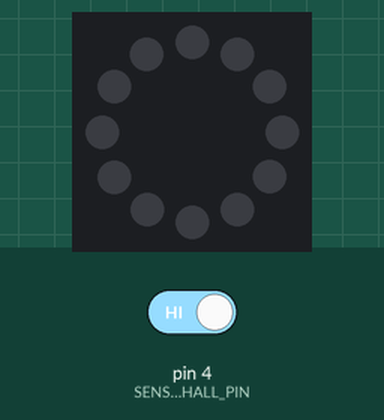
Recording of a sketch running on a simulated Arduino Uno, built with avr-gcc and run on an emulated ATmega328P. On the bench: 12 RGB LEDs in a ring, first at the top, clockwise. Inputs (shaded band) come from the test bench; at power-on: pin 4 (SENSOR_HALL_PIN) HIGH. Dim RGB values are drawn brighter than linear; random numbers use the default seed unless the sketch sets one.

Above: at 1.2 s.
1.3 s: pin 4 (SENSOR_HALL_PIN) driven LOW
At 5.4 s:
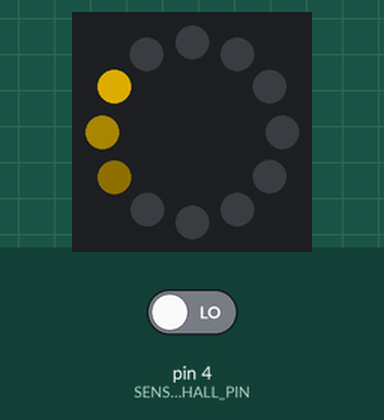
At 7.4 s:
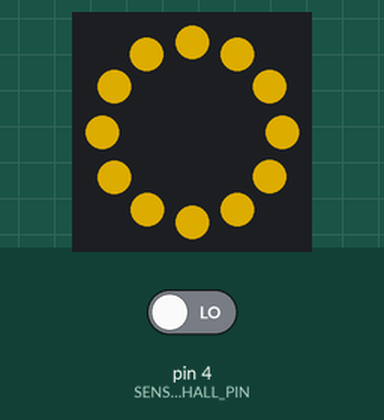
Timing chart, 0 to 8.9 s (numbered marks = the images above; inputs shaded):
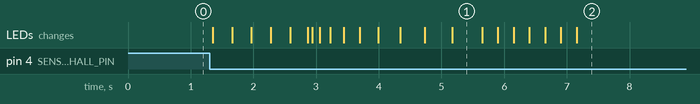

The sketch:

midgardArduino.ino
```cpp
#include <Adafruit_NeoPixel.h>
#include <SoftwareSerial.h>

#define PIN_r 7
#define SENSOR_HALL_PIN 4
#define RINGPIXELS 12
#define BT_RX 10
#define BT_TX 11

Adafruit_NeoPixel ring = Adafruit_NeoPixel(RINGPIXELS, PIN_r, NEO_GRB + NEO_KHZ800);
SoftwareSerial bluetooth(BT_RX, BT_TX);

int ultimoEstadoSensor = HIGH;
int ultimoGrupoSorteado = -1;
int repeticoesSeguidas = 0;
const int BRILHO_PADRAO = 150;

void setup() {
  pinMode(SENSOR_HALL_PIN, INPUT_PULLUP);
  Serial.begin(9600);
  bluetooth.begin(9600);

  ring.begin();
  ring.setBrightness(BRILHO_PADRAO);
  ring.clear();
  ring.show();

  randomSeed(analogRead(0));
  ultimoEstadoSensor = digitalRead(SENSOR_HALL_PIN);
}

void loop() {
  if (bluetooth.available() > 0) {
    String comando = bluetooth.readStringUntil('\n');
    comando.trim();
    comando.toUpperCase();
    processarComando(comando);
  }

  int estadoAtualSensor = digitalRead(SENSOR_HALL_PIN);
  if (estadoAtualSensor == LOW && ultimoEstadoSensor == HIGH) {
    delay(50);
    girarRoleta(sortearComProbabilidade());
  }
  ultimoEstadoSensor = estadoAtualSensor;
}

// --- Lógica de Sorteio e Comandos ---

int sortearComProbabilidade() {
  int grupoSorteado;
  bool sorteioValido = false;

  while (!sorteioValido) {
    int chance = random(0, 100);
    if (chance < 40) grupoSorteado = 0;      // Azul
    else if (chance < 80) grupoSorteado = 2; // Roxo
    else if (chance < 91) grupoSorteado = 3; // Amarelo
    else grupoSorteado = 1;                  // Vermelho

    if (grupoSorteado == ultimoGrupoSorteado) {
      if (repeticoesSeguidas < 2) {
        repeticoesSeguidas++;
        sorteioValido = true;
      }
    } else {
      ultimoGrupoSorteado = grupoSorteado;
      repeticoesSeguidas = 1;
      sorteioValido = true;
    }
  }
  return (grupoSorteado * 3) + random(0, 3);
}

void processarComando(String cmd) {
  int alvo = -1;

  if (cmd.indexOf("NEVASCA") >= 0) {
    efeitoSimples(ring.Color(255, 255, 255));
    return;
  }
  if (cmd.indexOf("MARE") >= 0) {
    efeitoSimples(ring.Color(0, 0, 255));
    return;
  }
  if (cmd.indexOf("HUNT") >= 0) {
    efeitoSimples(ring.Color(255, 0, 0));
    return;
  }

  if (cmd.indexOf("AZUL") >= 0)           alvo = random(0, 3);
  else if (cmd.indexOf("VERMELHA") >= 0)  alvo = random(3, 6);
  else if (cmd.indexOf("ROXA") >= 0)      alvo = random(6, 9);
  else if (cmd.indexOf("AMARELA") >= 0)   alvo = random(9, 12);
  else if (cmd.indexOf("GIRAR") >= 0)     alvo = sortearComProbabilidade();

  if (alvo != -1) girarRoleta(alvo);
}

// --- Efeitos e Animações ---

void efeitoSimples(uint32_t cor) {
  preencherAnel(cor);
  delay(2000); // Fica aceso 2s
  executarFadeout(cor);
}

void executarFadeout(uint32_t cor) {
  // Fadeout de aproximadamente 1 segundo
  for (int b = BRILHO_PADRAO; b >= 0; b -= 5) {
    ring.setBrightness(b);
    preencherAnel(cor);
    delay(30);
  }
  ring.clear();
  ring.show();
  ring.setBrightness(BRILHO_PADRAO); // Reseta brilho para o próximo uso
}

uint32_t getZoneColor(int ledIndex) {
  if (ledIndex >= 0 && ledIndex <= 2) return ring.Color(0, 0, 255);   // Azul
  if (ledIndex >= 3 && ledIndex <= 5) return ring.Color(255, 0, 0);   // Vermelho
  if (ledIndex >= 6 && ledIndex <= 8) return ring.Color(160, 0, 255); // Roxo Ajustado
  return ring.Color(255, 200, 0);                                    // Amarelo
}

void preencherAnel(uint32_t cor) {
  for(int i=0; i<RINGPIXELS; i++) ring.setPixelColor(i, cor);
  ring.show();
}

uint32_t diminuirBrilho(uint32_t cor, float fator) {
  uint8_t r = (uint8_t)((cor >> 16 & 0xFF) * fator);
  uint8_t g = (uint8_t)((cor >> 8 & 0xFF) * fator);
  uint8_t b = (uint8_t)((cor & 0xFF) * fator);
  return ring.Color(r, g, b);
}

void girarRoleta(int paradaFinal) {
  int voltasExtras = 4;
  int totalPassos = (voltasExtras * RINGPIXELS) + paradaFinal;
  int wait = 30;

  // Animação de giro
  for (int i = 0; i <= totalPassos; i++) {
    int ledAtual = i % RINGPIXELS;
    int ledTras1 = (ledAtual - 1 + RINGPIXELS) % RINGPIXELS;
    int ledTras2 = (ledAtual - 2 + RINGPIXELS) % RINGPIXELS;

    ring.clear();
    uint32_t corBase = getZoneColor(ledAtual);
    ring.setPixelColor(ledAtual, corBase);
    ring.setPixelColor(ledTras1, diminuirBrilho(corBase, 0.3));
    ring.setPixelColor(ledTras2, diminuirBrilho(corBase, 0.1));
    ring.show();

    if (i > totalPassos - 10) wait += 45;
    delay(wait);
  }

  uint32_t corVencedora = getZoneColor(paradaFinal);

  // Pisca Vencedor
  for (int j = 0; j < 6; j++) {
    if (j % 2 == 0) preencherAnel(corVencedora);
    else preencherAnel(0);
    delay(250);
  }

  // Fica aceso antes do fadeout
  preencherAnel(corVencedora);
  delay(2000);

  // Novo Fadeout após a roleta
  executarFadeout(corVencedora);
}
```

Measured:
- after the input at 1.3 s, the LEDs: first change after 0.05 s (image 1 shows a later state)
- what the display in image 1 shows lasts 0.4 s, from 5.2 s to 5.6 s
